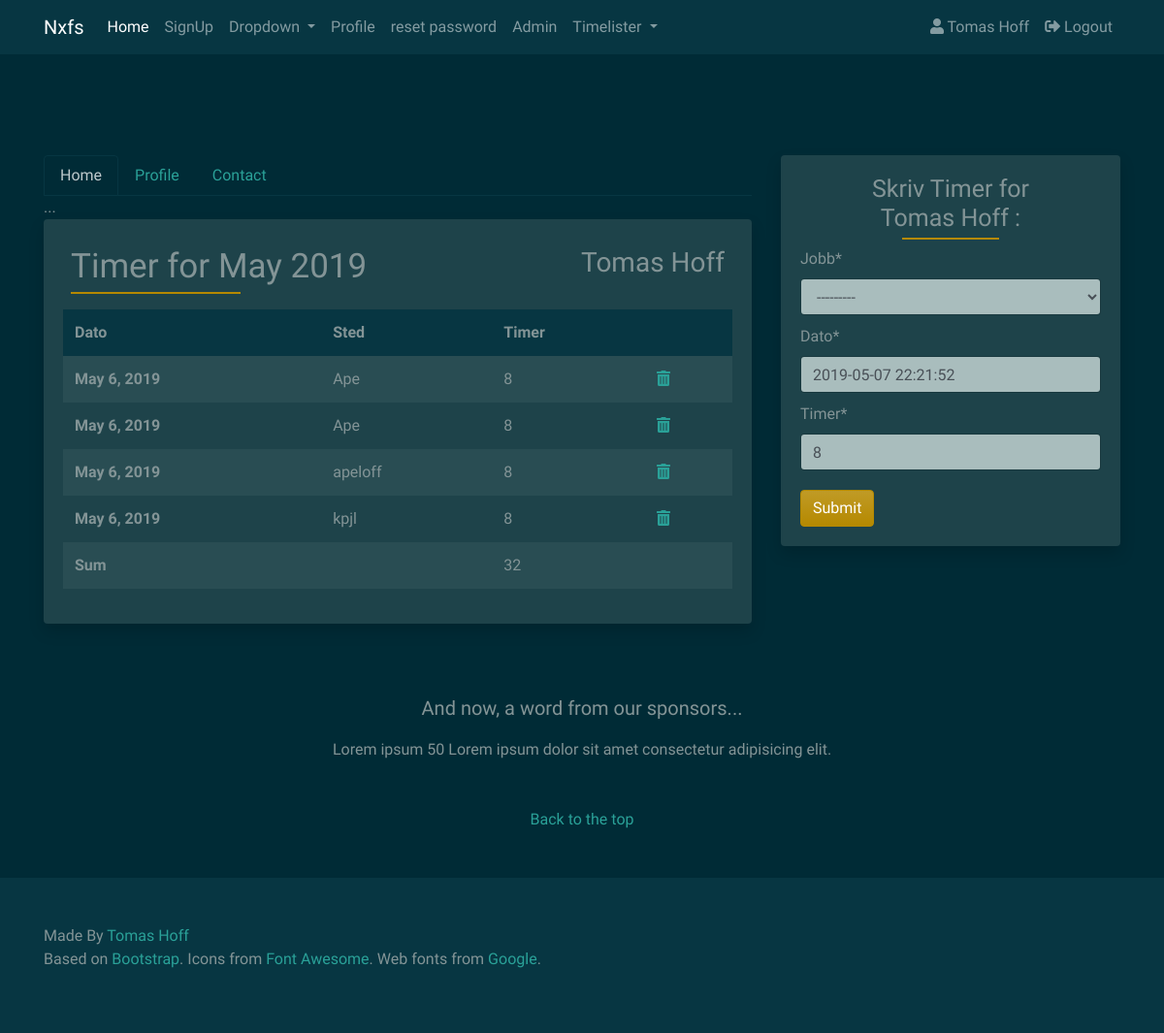
Page /timelister/ (signed in) on the earlier database version.
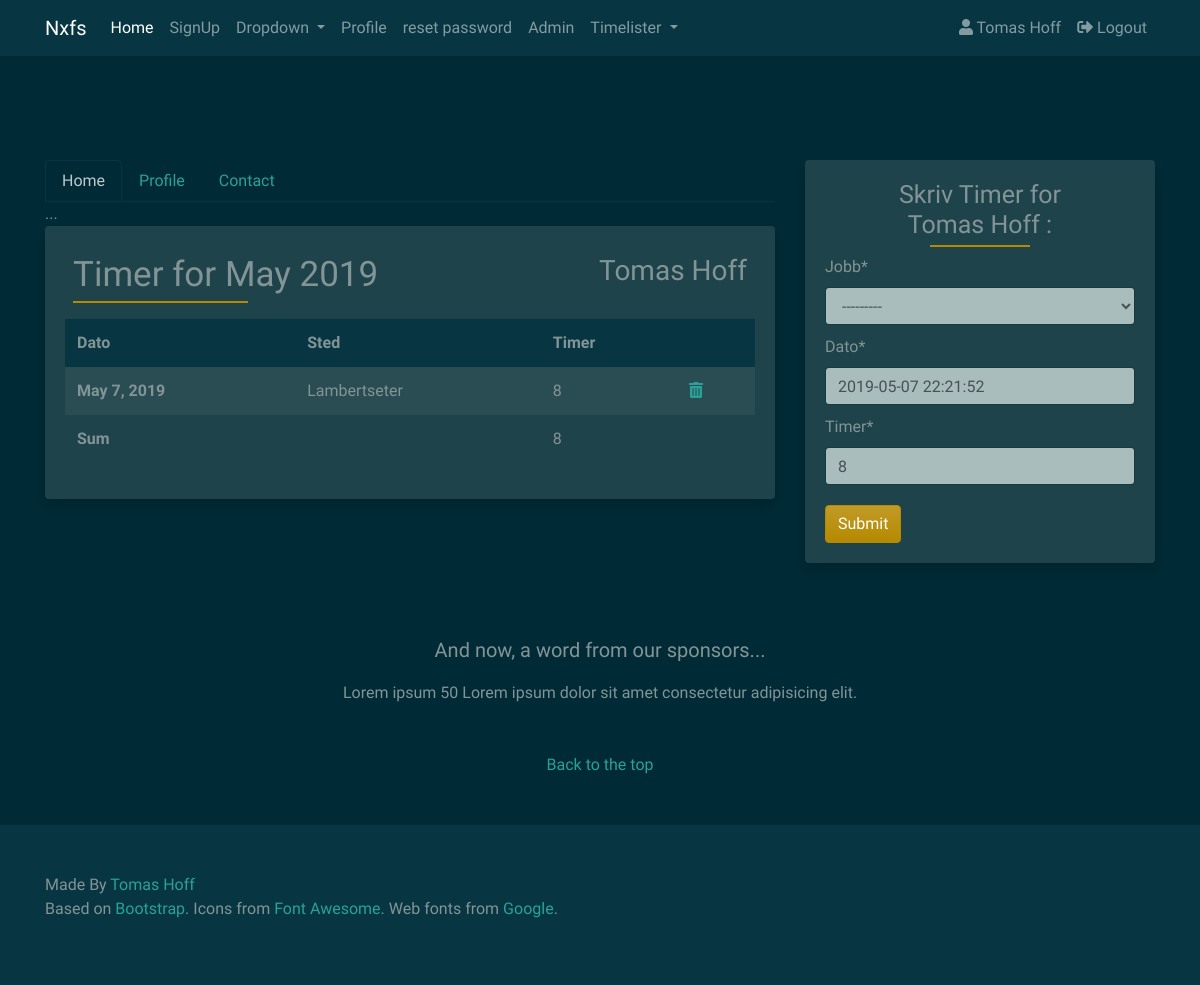
Same page on the later database version.
### timelister/models.py (models this page shows)
class Timeliste(models.Model):
    user = models.ForeignKey(User, on_delete=models.CASCADE)
    jobb = models.ForeignKey(Jobber, on_delete=models.CASCADE)
    date_added = models.DateTimeField(auto_now_add=True)
    dato = models.DateField(null=True, blank=True)
    timer = models.SmallIntegerField(null=True)
    class Meta:
        verbose_name = 'timeliste'
        verbose_name_plural = 'timelister'
    def __str__(self):
        return self.jobb.tittel

class Jobber(models.Model):
    ordre_nr = models.PositiveSmallIntegerField(primary_key=True)
    tittel = models.CharField(max_length=64, blank=True)
    adresse = models.CharField(max_length=256, blank=True)
    telefon_nr = models.CharField(max_length=64, blank=True)
    beskrivelse = models.TextField(blank=True)
    date = models.DateTimeField(auto_now_add=True)
    class Meta:
        verbose_name = 'Jobb'
        verbose_name_plural = 'Jobber'
    def __str__(self):
        return self.tittel

### timelister/views.py (the view)
def timeliste(request):
    current_month = datetime.now().month
    this_month_timer = models.Timeliste.objects.filter(
        dato__month=current_month).filter(user=request.user).order_by('dato')
    total_timer = this_month_timer.aggregate(Sum('timer'))
    timeform = TimelisteForm(request.POST or None)
    if request.method == "POST":
        if timeform.is_valid():
            timeform.instance.user = request.user
            timeform.save()
            messages.success(request, 'Timer Lagt til')
            return redirect(request.META.get('HTTP_REFERER', redirect_if_referer_not_found))
    context = {
        'timeform': timeform,
        'total_timer': total_timer,
        'this_month_timer': this_month_timer,
    }
    return render(request, 'timelister/timeliste.html', context)

### timelister/forms.py
class TimelisteForm(forms.ModelForm):
    timer = forms.CharField(max_length="2", initial="8", widget=forms.TextInput(
        attrs={
            'placeholder': '* Antall Timer...',
        }))
    dato = forms.DateField(required=True, initial=datenow,
                           widget=DatePickerInput())
    class Meta:
        model = Timeliste
        fields = (
            'jobb',
            'dato',
            'timer',
        )

### srv/context_processors.py (called while the page is built)
def custom_context(request):
    navbarloginform = LoginForm(request.POST or None)
    return {
        'navbarloginform': navbarloginform
    }

### templates/timelister/timeliste.html (shortened to what this page needs)
{% extends 'base.html' %}
{% block content %}
{% load crispy_forms_tags %}
<div class="col-lg-8">
    <nav>
        <div class="nav nav-tabs" id="nav-tab" role="tablist">
            <a class="nav-item nav-link active" id="nav-home-tab" data-toggle="tab" href="#nav-home" role="tab"
                aria-controls="nav-home" aria-selected="true">Home</a>
            <a class="nav-item nav-link" id="nav-profile-tab" data-toggle="tab" href="#nav-profile" role="tab"
                aria-controls="nav-profile" aria-selected="false">Profile</a>
            <a class="nav-item nav-link" id="nav-contact-tab" data-toggle="tab" href="#nav-contact" role="tab"
                aria-controls="nav-contact" aria-selected="false">Contact</a>
        </div>
    </nav>
    <div class="tab-content" id="nav-tabContent">
        <div class="tab-pane fade show active" id="nav-home" role="tabpanel" aria-labelledby="nav-home-tab">...
        </div>
    </div>
    <div class="card border-0 shadow mb-4">
        <div class="card-body">
            <div class="d-flex justify-content-between">
                <div class="p-2">
                    <h2 class="card-body">Timer for {% now 'F Y' %}</h2>
                </div>
                <div class="p-2"></div>
                <div class="p-2">
                    <h3>
                        {% include 'func/name.html' %}
                    </h3>
                </div>
            </div>
            <table class="table table-striped table-borderless">
                <thead class="thead-custom">
                    <tr>
                        <th scope="col">Dato</th>
                        <th scope="col">Sted</th>
                        <th scope="col">Timer</th>
                        <th scope="col"></th>
                    </tr>
                </thead>
                <tbody>
                    {% for timer in this_month_timer %}
                    <tr>
                        <th scope="row">{{ timer.dato }}</th>
                        <td>{{ timer }}</td>
                        <td>{{ timer.timer }}</td>
                        <td><a href="{% url 'delete_timer' timer.id %}" class="confirm-delete" data-toggle="modal"
                                data-target="#confirmTimerDeleteModal" id="deleteButton{{timer.id}}">
                                <i class="fas fa-trash-alt" tooltip-toggle="tooltip" title="Delete"></i></a>
                        </td>
                    </tr>
                    {% endfor %}
                    <tr>
                        <th scope="row">Sum</th>
                        <td></td>
                        <td>{{ total_timer.timer__sum }}</td>
                        <td></td>
                    </tr>
                </tbody>
            </table>
        </div>
    </div>
</div>
<div class="col-lg-4">
    <div class="card border-0 shadow mb-4 d-none d-lg-block">
        <div class="card-body">
            <div class="form-group">
                <h2>Skriv Timer for<br>{% include 'func/name.html' %}:
                </h2>
                <form method="POST" action=".">
                    {{ timeform|crispy }}
                    <button type="submit" class="btn btn-primary button-card">Submit</button>
                </form>
            </div>
        </div>
    </div>
</div>
{% endblock content %}

Differences in the rows shown:
removed Timeliste: dato "May 6, 2019", jobb.tittel "Ape", timer "8"
removed Timeliste: dato "May 6, 2019", jobb.tittel "Ape", timer "8"
removed Timeliste: dato "May 6, 2019", jobb.tittel "apeloff", timer "8"
removed Timeliste: dato "May 6, 2019", jobb.tittel "kpjl", timer "8"
added Timeliste: dato "May 7, 2019", jobb.tittel "Lambertseter", timer "8"
Other differences:
{{ total_timer.timer__sum }}: "32" → "8"
